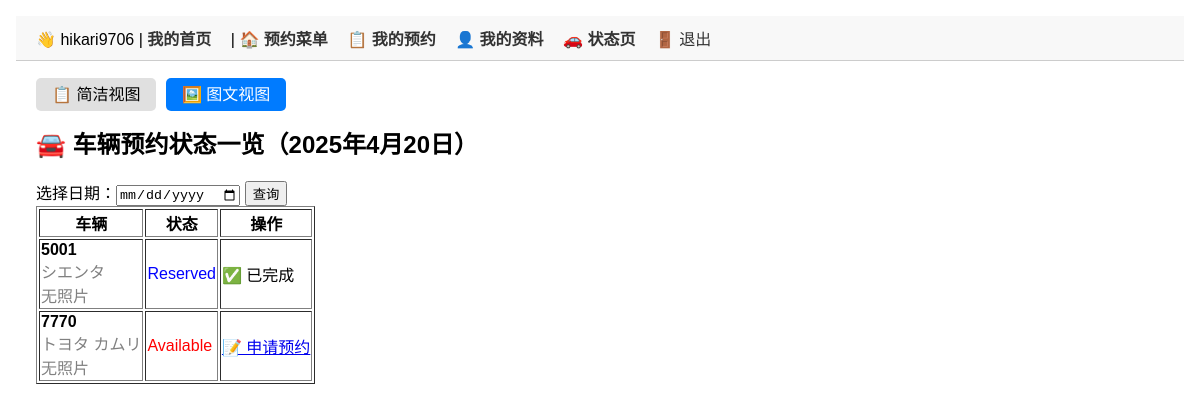
Screenshot of /vehicles/status/photo/ (signed in) with the database file from the repository.
### accounts/models.py (models this page shows, shortened)
class DriverUser(AbstractUser):
    is_formal = models.BooleanField(default=False)
    is_temporary = models.BooleanField(default=False)

### vehicles/models.py (models this page shows, shortened)
class Vehicle(models.Model):
    STATUS_CHOICES = [
        ('available', '可预约'),
        ('reserved', '已预约'),
        ('out', '已出库'),
        ('maintenance', '维修中'),
    ]
    license_plate = models.CharField(max_length=20, unique=True, verbose_name="车牌号")
    model = models.CharField(max_length=50, verbose_name="车型")
    status = models.CharField(max_length=20, choices=STATUS_CHOICES, default='available', verbose_name="状态")
    photo = models.ImageField(upload_to='vehicle_photos/', blank=True, null=True, verbose_name="车辆照片")
    inspection_date = models.DateField(blank=True, null=True, verbose_name="车检日期")
    notes = models.TextField(blank=True, verbose_name="备注")
    class Meta:
        verbose_name = "车辆"
        verbose_name_plural = "车辆"

class Reservation(models.Model):
    driver = models.ForeignKey(settings.AUTH_USER_MODEL, on_delete=models.CASCADE, verbose_name="司机")
    vehicle = models.ForeignKey(Vehicle, on_delete=models.CASCADE, verbose_name="车辆")
    date = models.DateField(verbose_name="预约日期")             # ✅ 开始日期
    end_date = models.DateField(verbose_name="结束日期")         # ✅ 结束日期（支持跨日）
    start_time = models.TimeField(verbose_name="开始时间")
    end_time = models.TimeField(verbose_name="结束时间")
    status = models.CharField(
        max_length=10,
        choices=[
            ('pending', '申请中'),
            ('reserved', '已预约'),
            ('out', '已出库'),
            ('canceled', '已取消'),
        ],
        default='pending',
        verbose_name="状态"
    )
    actual_departure = models.DateTimeField(null=True, blank=True, verbose_name="实际出库时间")
    actual_return = models.DateTimeField(null=True, blank=True, verbose_name="实际还车时间")

### vehicles/views.py (the view)
# urls.py: path('status/photo/', vehicle_status_with_photo, name='vehicle_status_with_photo'),
@login_required
def vehicle_status_with_photo(request):
    date_str = request.GET.get('date')
    if date_str:
        selected_date = datetime.strptime(date_str, "%Y-%m-%d").date()
    else:
        selected_date = timezone.localdate()
    reservations = Reservation.objects.filter(date=selected_date)
    vehicles = Vehicle.objects.all()
    status_map = {}
    for vehicle in vehicles:
        r = reservations.filter(vehicle=vehicle).first()
        if r:
            status = r.status
            user_reservation = r if r.driver == request.user else None
        else:
            status = 'available'
            user_reservation = None
        status_map[vehicle] = {
            'status': status,
            'user_reservation': user_reservation
        }
    return render(request, 'vehicles/status_view_with_photo.html', {
        'selected_date': selected_date,
        'status_map': status_map
    })

### templates/vehicles/status_view_with_photo.html
{% extends 'base.html' %}
{% block content %}
{% include 'vehicles/status_tab_navigation.html' %}
<h2>🚘 车辆预约状态一览（{{ selected_date }}）</h2>
<form method="get">
  选择日期：<input type="date" name="date" value="{{ selected_date }}">
  <button type="submit">查询</button>
</form>
<table border="1">
  <tr>
    <th>车辆</th><th>状态</th><th>操作</th>
  </tr>
  {% for vehicle, info in status_map.items %}
  <tr>
    <td>
      <strong>{{ vehicle.license_plate }}</strong><br>
      <span style="color:gray;">{{ vehicle.model }}</span><br>
      {% if vehicle.photo %}
        <img src="{{ vehicle.photo.url }}" width="120" style="margin-top:5px; border:1px solid #ccc;"><br>
      {% else %}
        <span style="color:gray;">无照片</span>
      {% endif %}
    </td>
    <td style="color:
      {% if info.status == 'available' %}red
      {% elif info.status == 'reserved' %}blue
      {% elif info.status == 'out' %}orange
      {% elif info.status == 'canceled' %}gray
      {% endif %}
    ">
      {{ info.status|title }}
    </td>
    <td>
      {% if info.status == 'available' %}
        <a href="{% url 'make_reservation' vehicle.id %}?date={{ selected_date }}">📝 申请预约</a>
      {% elif info.user_reservation %}
        {% if not info.user_reservation.actual_departure %}
          <a href="{% url 'check_out' info.user_reservation.id %}">🚗 出库</a>
        {% elif not info.user_reservation.actual_return %}
          <a href="{% url 'check_in' info.user_reservation.id %}">🅿️ 入库</a>
        {% else %}
          ✅ 已完成
        {% endif %}
      {% endif %}
    </td>
  </tr>
  {% endfor %}
</table>
{% endblock %}

### templates/base.html (shortened to what this page needs)
<!DOCTYPE html>
<html>
<head>
</head>
<body>
  <nav>
    {% if user.is_authenticated %}
      👋 {{ user.username }} |
      {% if request.user.is_staff %}
          <a href="{% url 'admin_dashboard' %}">我的首页</a>
      {% else %}
          <a href="{% url 'driver_dashboard' %}">我的首页</a>
      {% endif %} |
      <a href="{% url 'reservation_dashboard' %}">🏠 预约菜单</a>
      <a href="{% url 'my_reservations' %}">📋 我的预约</a>
      <a href="{% url 'profile' %}">👤 我的资料</a>
      <a href="{% url 'vehicle_status' %}">🚗 状态页</a>
      <form method="post" action="{% url 'logout' %}" style="display:inline;">
        <button type="submit">🚪 退出</button>
      </form>
    {% else %}
      <a href="{% url 'login' %}">登录</a>
    {% endif %}
  </nav>
  <div class="container">
    {% block content %}
    {% endblock %}
  </div>
</body>
</html>

### templates/vehicles/status_tab_navigation.html
<div style="margin-bottom: 15px;">
  <a href="{% url 'vehicle_status' %}" style="
    padding: 8px 16px;
    background-color: {% if request.resolver_match.url_name == 'vehicle_status' %}#007bff{% else %}#e0e0e0{% endif %};
    color: {% if request.resolver_match.url_name == 'vehicle_status' %}white{% else %}black{% endif %};
    text-decoration: none;
    border-radius: 5px;
    margin-right: 5px;
  ">📋 简洁视图</a>
  <a href="{% url 'vehicle_status_with_photo' %}" style="
    padding: 8px 16px;
    background-color: {% if request.resolver_match.url_name == 'vehicle_status_with_photo' %}#007bff{% else %}#e0e0e0{% endif %};
    color: {% if request.resolver_match.url_name == 'vehicle_status_with_photo' %}white{% else %}black{% endif %};
    text-decoration: none;
    border-radius: 5px;
  ">🖼️ 图文视图</a>
</div>

### templates/base.html (style rules this page uses)
body { font-family: sans-serif; padding: 1em; margin: 0; }
nav { background-color: #f8f8f8; padding: 10px 20px; border-bottom: 1px solid #ccc; }
nav a, nav button { margin-right: 15px; text-decoration: none; color: #333; font-weight: bold; }
nav button { background: none; border: none; cursor: pointer; font: inherit; padding: 0; }
.container { padding: 20px; }

### rows the page displays
DriverUser: username "hikari9706"
Vehicle: license_plate "5001", model "シエンタ", shows "无照片", status "Reserved", shows "✅ 已完成"
Vehicle: license_plate "7770", model "トヨタ カムリ", photo "无照片", status "Available"

### other values shown
{{ selected_date }} "2025年4月20日"
